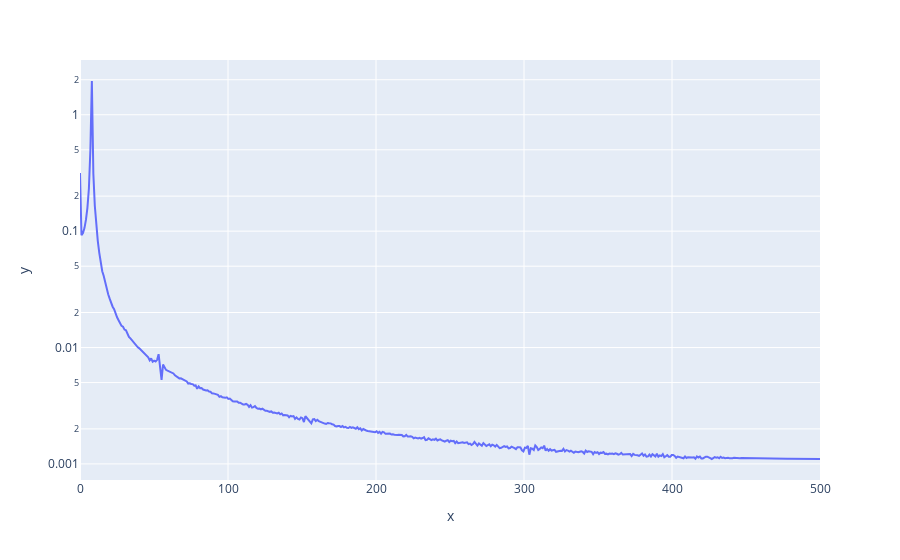

Write notebook code for a chart like this one.
### Code cell
px.line(x=Frequency_Al48,y=Amplitude_Al48,log_y=True)

### Figure 1 — Plotly figure (JSON) as saved in the notebook; plotly's stock layout.template omitted (floating-point values rounded to 4 significant figures; data arrays with more than 128 entries replaced by an {"elided": "..."} marker saying what was removed)
{"data": [{"hovertemplate": "x=%{x}<br>y=%{y}<extra></extra>", "legendgroup": "", "line": {"color": "#636efa", "dash": "solid"}, "mode": "lines", "name": "", "orientation": "v", "showlegend": false, "type": "scatter", "x": {"elided": "500 float values"}, "xaxis": "x", "y": {"elided": "500 float values"}, "yaxis": "y"}], "layout": {"legend": {"tracegroupgap": 0}, "margin": {"t": 60}, "xaxis": {"anchor": "y", "domain": [0, 1], "title": {"text": "x"}}, "yaxis": {"anchor": "x", "domain": [0, 1], "title": {"text": "y"}, "type": "log"}}}
